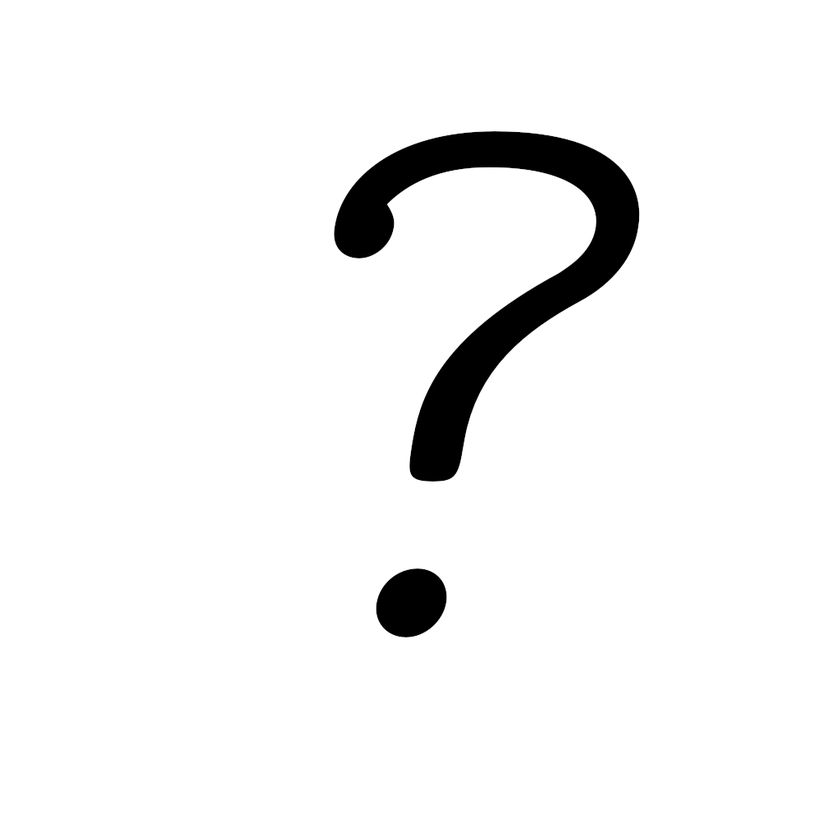
#> input picture imgs/?.png, 840 x 840 px, shrunk from 1024 x 1024 before the run
$ python standardize_images.py '../imgs/?.png' 3 100 100
#> lines starting #> are read from the running program, lines starting #| are printed output that depends on the picture
import argparse
from PIL import Image, ImageDraw
import random

def exponential_interpolation(x, x0, x1, y0, y1):
    """
    Returns the exponential interpolation y-value at x,
    given two anchor points (x0, y0) and (x1, y1).

    Specifically, y(x) = y0 * (y1 / y0) ^ ((x - x0) / (x1 - x0)).

    Parameters:
    -----------
    x  : float
        The x-value at which you want to interpolate.
    x0 : float
        The x-coordinate of the first anchor point.
    x1 : float
        The x-coordinate of the second anchor point.
    y0 : float
        The y-coordinate of the first anchor point.
    y1 : float
        The y-coordinate of the second anchor point.

    Returns:
    --------
    float
        The interpolated y-value at x.
    """

    # Avoid division by zero:
    if x1 == x0:
        raise ValueError("x1 and x0 must be different to perform interpolation.")

    # Avoid invalid logarithm or ratio if y0 is 0:
    if y0 == 0:
        raise ValueError("y0 must be nonzero for exponential interpolation.")

    # Calculate the interpolation factor (alpha) between 0 and 1
    alpha = (x - x0) / (x1 - x0)

    # Perform the exponential interpolation
    # y(x) = y0 * exp(ln(y1 / y0) * alpha)
    # which is the same as y0 * (y1 / y0)^alpha
    y = y0 * (y1 / y0) ** alpha

    return y


def draw_line_with_blend(base_image, xy_start, xy_end, color, width=5):
    """
    Draw a semi-transparent line onto base_image, blending only the bounding box region.
    """
    # Calculate bounding box of the line
    min_x = min(xy_start[0], xy_end[0])
    min_y = min(xy_start[1], xy_end[1])
    max_x = max(xy_start[0], xy_end[0])
    max_y = max(xy_start[1], xy_end[1])

    # Expand bounding box by the line width so we don’t cut off edges
    half_w = width // 2
    min_x -= half_w
    min_y -= half_w
    max_x += half_w
    max_y += half_w

    # Ensure bounding box is within the image
    min_x = max(min_x, 0)
    min_y = max(min_y, 0)
    max_x = min(max_x, base_image.width)
    max_y = min(max_y, base_image.height)

    if min_x >= max_x or min_y >= max_y:
        return  # No valid region

    # Crop out the region from the base image
    region_box = (min_x, min_y, max_x, max_y)
    region = base_image.crop(region_box)

    # Create an overlay the size of the bounding box (fully transparent)
    overlay = Image.new("RGBA", (region.width, region.height), (0, 0, 0, 0))
    draw_overlay = ImageDraw.Draw(overlay)

    # Adjust the line coordinates relative to the overlay
    offset_start = (xy_start[0] - min_x, xy_start[1] - min_y)
    offset_end   = (xy_end[0]   - min_x, xy_end[1]   - min_y)

    # Draw onto overlay using RGBA color (with alpha <255 for partial transparency)
    draw_overlay.ellipse([offset_start, offset_end], fill=color, outline=color, width=width)

    # Alpha-composite the overlay onto the cropped region
    blended_region = Image.alpha_composite(region, overlay)

    # Paste blended region back into base image
    base_image.paste(blended_region, region_box)


def main():
    parser = argparse.ArgumentParser(description='Add randomly placed dots to an image with varying sizes.')
    parser.add_argument('image_path', type=str, help='Path to the source image')
    parser.add_argument('num_dots', type=int, help='Number of dots to add')
    parser.add_argument('start_size', type=int, help='Starting dot size in pixels')
    parser.add_argument('end_size', type=int, help='Final dot size in pixels')

    args = parser.parse_args()

    # Load the image
    original = Image.open(args.image_path).convert("RGBA")
#> original is the input picture: PIL image 840x840 RGBA; mean R, G, B, A 243.4, 243.4, 243.4, 255
    original.putalpha(255)
    target = original.copy()
    draw = ImageDraw.Draw(target)
    width, height = original.size
#> width = 840; height = 840

    for i in range(args.num_dots):
        # Calculate interpolated size
        if args.num_dots > 1:
            t = i / (args.num_dots - 1)
        else:
            t = 0.0
        # current_size = args.start_size + t * (args.end_size - args.start_size)
        current_size = exponential_interpolation(t, 0.0, 1.0, args.start_size, args.end_size)
        current_size = max(1, int(round(current_size)))  # Ensure minimum size of 1 pixel

        # Generate random position
        x = random.randint(0, width - 1)
        y = random.randint(0, height - 1)

        x2 = x + random.randint(1, 5 * current_size)
        y2 = y + random.randint(1, 5 * current_size)

        # Get color from original image
        color = original.getpixel((x, y))

        new_alpha = 128  # For example, set alpha to 50% transparency
        color = (color[0], color[1], color[2], new_alpha)

        # Calculate bounding box
        half_size = current_size // 2
        left = x - half_size
        top = y - half_size
        right = x2+ half_size- 1
        bottom = y2+ half_size- 1

        # Draw the dot
        draw_line_with_blend(target, [left, top], [right, bottom], color, half_size)
#> this loop made 3 passes
#> pass 2, in draw_line_with_blend (call 2), `region = base_image.crop(region_box)`:
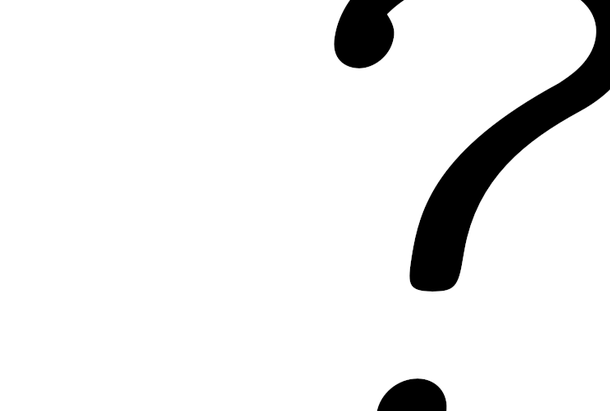
#> region: PIL image 610x411 RGBA; mean R, G, B, A 236.1, 236.1, 236.1, 255
        # draw.line(, fill=color, width=half_size)

    # Save the result
    output_path = args.image_path.replace('.', '_modified.')
    target.save(output_path)
    print(f"Saved modified image to {output_path}")

if __name__ == '__main__':
    main()
